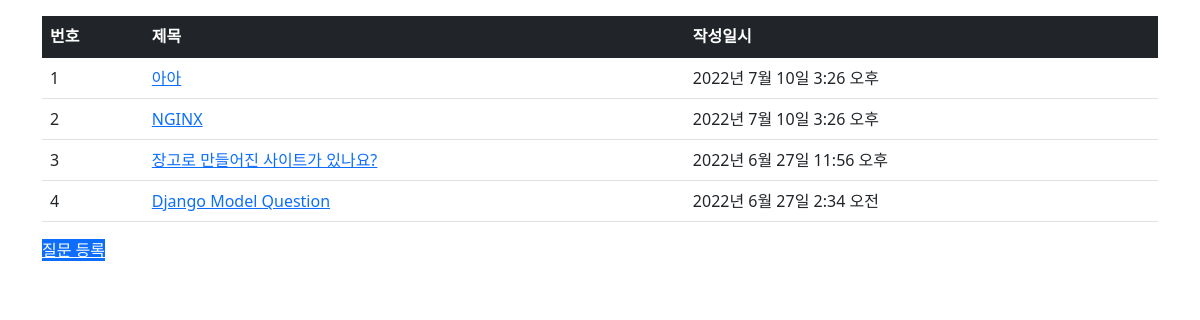
Screenshot of /pybo/ with the database file from the repository.
### pybo/models.py (models this page shows, shortened)
class Question(models.Model):
    subject = models.CharField(max_length=200)
    content = models.TextField()
    create_date = models.DateTimeField()

### pybo/views.py (the view)
# urls.py: path('', views.index, name = 'index'),
def index(request):
    question_list = Question.objects.order_by('-create_date') # 질문목록 획득, order by는 조회 결과를 (역순으로 > -)정렬하는 함수.
    context = {'question_list': question_list}
    return render(request, 'pybo/question_list.html', context)

### templates/pybo/question_list.html
{% extends 'base.html' %}
{% block content %}
<div class="container my-3">
    <table class="table">
        <thead>
        <tr class="table-dark">
            <th>번호</th>
            <th>제목</th>
            <th>작성일시</th>
        </tr>
        </thead>
        <tbody>
        {% if question_list %}
        {% for question in question_list %}
        <tr>
            <td>{{ forloop.counter }}</td>
            <td>
                <a href="{% url 'pybo:detail' question.id %}">{{ question.subject }}</a>
            </td>
            <td>{{ question.create_date }}</td>
        </tr>
        {% endfor %}
        {% else %}
        <tr>
            <td colspan="3">질문이 없습니다.</td>
        </tr>
        {% endif %}
        </tbody>
    </table>
<a href="{% url 'pybo:question_create' %}" class="btn-primary">질문 등록</a>
</div>
{% endblock %}

### templates/base.html (shortened to what this page needs)
{% load static %}
<!doctype html>
<html lang="ko">
<head>
    <link rel="stylesheet" type="text/css" href="{% static 'bootstrap.min.css' %}">
    <link rel="stylesheet" type="text/css" href="{% static 'style.css' %}">
</head>
<body>
{% block content %}
{% endblock %}
</body>
</html>

### rows the page displays
Question: subject "아아", create_date "2022년 7월 10일 3:26 오후"
Question: subject "NGINX", create_date "2022년 7월 10일 3:26 오후"
Question: subject "장고로 만들어진 사이트가 있나요?", create_date "2022년 6월 27일 11:56 오후"
Question: subject "Django Model Question", create_date "2022년 6월 27일 2:34 오전"
